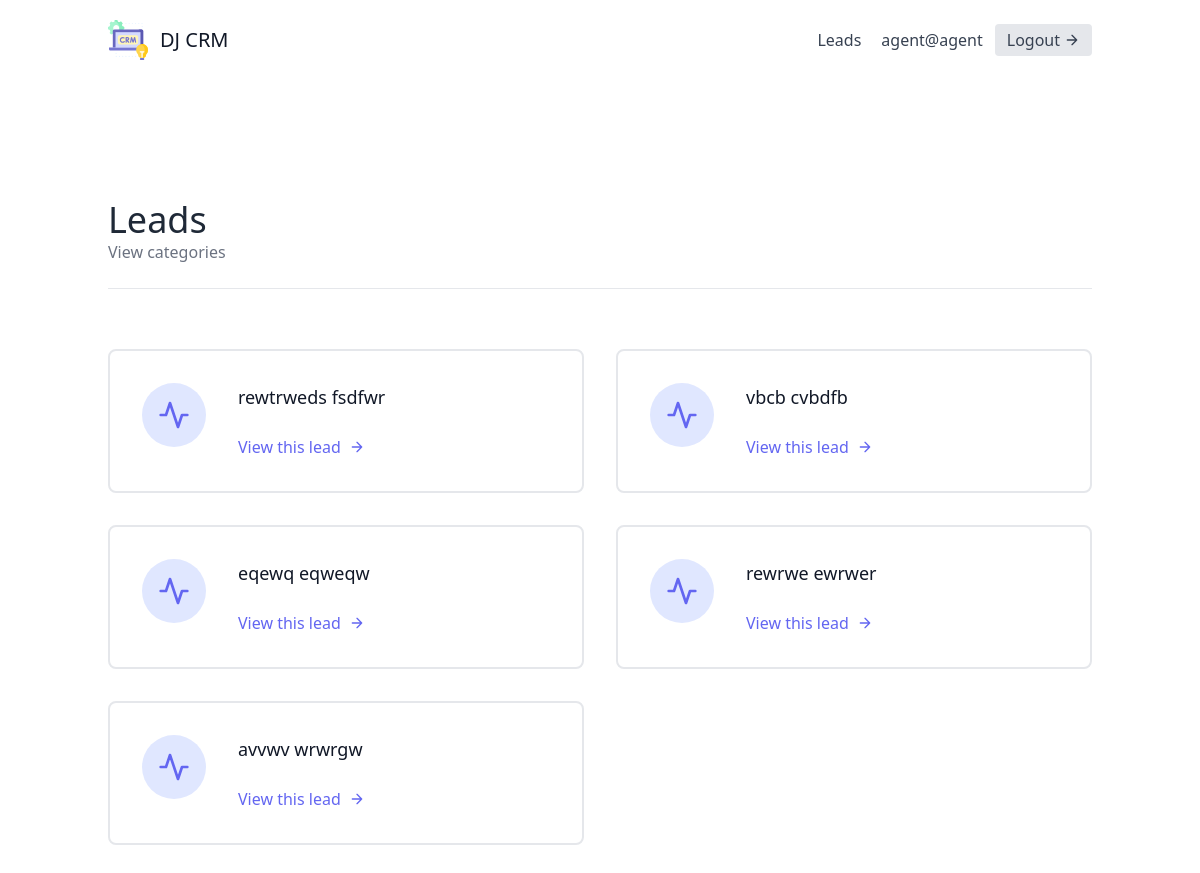
Page /leads/ (signed in) on the committed database.
### leads/models.py (models this page shows, shortened)
class User(AbstractUser):
    is_organizer = models.BooleanField(default=True)
    is_agent = models.BooleanField(default=False)

class Lead(models.Model):
    SOURCE_CHOICES = (
        ("YouTube", "YouTube"),
        ("Google", "Google"),
        ("Newsletter", "Newsletter"),
    )
    first_name = models.CharField(max_length=20)
    last_name = models.CharField(max_length=20)
    agent = models.ForeignKey("Agent",null=True, blank=True, on_delete=models.SET_NULL)
    organization = models.ForeignKey(UserProfile, on_delete=models.CASCADE)
    age = models.IntegerField(default=0)
    phoned = models.BooleanField(default=False)
    source = models.CharField(choices=SOURCE_CHOICES, max_length=100)
    profile_picture = models.ImageField(blank=True, null=True)
    special_file = models.FileField(blank=True, null=True)
    category = models.ForeignKey("Category",related_name="leads", null=True, blank=True, on_delete=models.SET_NULL)

### leads/views.py (the view)
# urls.py: path("", LeadListView.as_view(), name="lead-list"),
class LeadListView(LoginRequiredMixin, generic.ListView):
    template_name = "leads/lead_list.html"
    context_object_name = "leads"
    def get_queryset(self):
        user = self.request.user
        if user.is_organizer:
            queryset = Lead.objects.filter(organization=user.userprofile, agent__isnull=False)
        else:
            queryset = Lead.objects.filter(organization=user.agent.organization, agent__isnull=False)
            queryset = queryset.filter(agent__user=user)
        return queryset
    def get_context_data(self, **kwargs):
        context = super(LeadListView, self).get_context_data(**kwargs)
        user = self.request.user
        if user.is_organizer:
            queryset = Lead.objects.filter(organization=user.userprofile, agent__isnull=True)
            context.update({
                "unassigned_leads":queryset
            })
        return context

### leads/templates/leads/lead_list.html (shortened to what this page needs)
{% extends "base.html" %} {% block content %}
<section class="text-gray-700 body-font">
  <div class="container px-5 py-24 mx-auto flex flex-wrap">
    <div class="w-full mb-6 py-6 flex justify-between items-center border-b border-gray-200">
        <div>
            <h1 class="text-4xl text-gray-800">Leads</h1>
            <a class="text-gray-500 hover:text-blue-500" href="{% url 'leads:category-list' %}">
              View categories
          </a>
        </div>
    </div>
    <div class="mt-5 flex flex-wrap -m-4">
      {% for lead in leads %}
        <div class="p-4 lg:w-1/2 md:w-full">
          <div
            class="flex border-2 rounded-lg border-gray-200 p-8 sm:flex-row flex-col"
          >
            <div
              class="w-16 h-16 sm:mr-8 sm:mb-0 mb-4 inline-flex items-center justify-center rounded-full bg-indigo-100 text-indigo-500 flex-shrink-0"
            >
              <svg
                fill="none"
                stroke="currentColor"
                stroke-linecap="round"
                stroke-linejoin="round"
                stroke-width="2"
                class="w-8 h-8"
                viewBox="0 0 24 24"
              >
                <path d="M22 12h-4l-3 9L9 3l-3 9H2"></path>
              </svg>
            </div>
            <div class="flex-grow">
              <h2 class="text-gray-900 text-lg title-font font-medium mb-3">
                {{ lead.first_name }} {{ lead.last_name }}
              </h2>
              <a href="{% url 'leads:lead-detail' lead.pk%}" class="mt-3 text-indigo-500 inline-flex items-center">
                View this lead
                <svg
                  fill="none"
                  stroke="currentColor"
                  stroke-linecap="round"
                  stroke-linejoin="round"
                  stroke-width="2"
                  class="w-4 h-4 ml-2"
                  viewBox="0 0 24 24"
                >
                  <path d="M5 12h14M12 5l7 7-7 7"></path>
                </svg>
              </a>
            </div>
          </div>
        </div>
      {% endfor %}
    </div>
      </div>
  </div>
{% endblock content %}

### templates/navbar.html (shortened to what this page needs)
<header class="text-gray-700 body-font">
    <div class="container mx-auto flex flex-wrap p-5 flex-col md:flex-row items-center">
      <a href="" class="flex title-font font-medium items-center text-gray-900 mb-4 md:mb-0">
        <span class="ml-3 text-xl">DJ CRM</span>
      </a>
      <nav class="md:ml-auto flex flex-wrap items-center text-base justify-center">
          {% if not request.user.is_authenticated %}
            <a href="{% url 'signup'%}" class="mr-5 hover:text-gray-900">Signup</a>
          {% else %}
              <a href="{% url 'leads:lead-list' %}" class="mr-5 hover:text-gray-900">Leads</a>
          {% endif %}
        </nav>
      {% if request.user.is_authenticated %}
      {{request.user.username}}
      <a href="{% url 'logout'%}" class="ml-3 inline-flex items-center bg-gray-200 border-0 py-1 px-3 focus:outline-none hover:bg-gray-300 rounded text-base mt-4 md:mt-0">
        Logout
          <svg fill="none" stroke="currentColor" stroke-linecap="round" stroke-linejoin="round" stroke-width="2" class="w-4 h-4 ml-1" viewBox="0 0 24 24">
              <path d="M5 12h14M12 5l7 7-7 7"></path>
          </svg>
      </a>
      {% endif %}
    </div>
</header>

### rows in the picture
User: user.username "agent@agent"
Lead: first_name "rewtrweds", last_name "fsdfwr"
Lead: first_name "vbcb", last_name "cvbdfb"
Lead: first_name "eqewq", last_name "eqweqw"
Lead: first_name "rewrwe", last_name "ewrwer"
Lead: first_name "avvwv", last_name "wrwrgw"
